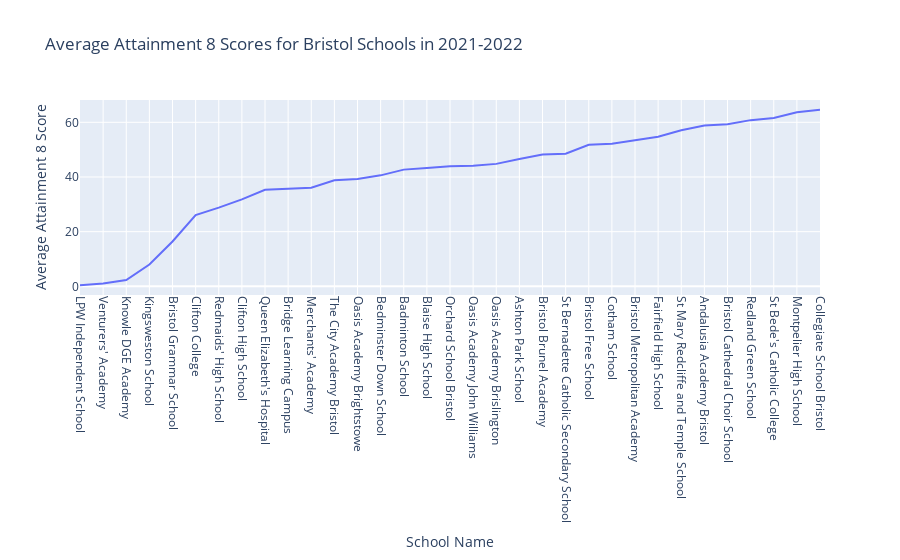

This figure's notebook cell:
### Markdown cell above
Line Chart: Average Attainment 8 Scores for Bristol Schools (2021-2022)

### Code cell
bristolLineChartData = (bristol_df
    .query("Year == '2022' and ATT8SCR not in ['SUPP', 'NE']")
    .assign(ATT8SCR=lambda df: pd.to_numeric(df['ATT8SCR'], errors='coerce'))
    .groupby('SchName', as_index=False)
    .agg(average_ATT8SCR=('ATT8SCR', 'mean'))
)
bristolLineChartData = bristolLineChartData.sort_values('average_ATT8SCR')
bristolLineChartData['SchName'] = pd.Categorical(bristolLineChartData['SchName'], 
                                                 categories=bristolLineChartData['SchName'], 
                                                 ordered=True)
plt.figure(figsize=(12, 8))
sns.lineplot(x='SchName', y='average_ATT8SCR', data=bristolLineChartData, marker='o', color='blue')
plt.xticks(rotation=90, fontsize=8)
plt.title("Average Attainment 8 Scores for Bristol Schools in 2021-2022", fontsize=14)
plt.xlabel("School Name")
plt.ylabel("Average Attainment 8 Score")
plt.show()

bristolLineChart = px.line(
    bristolLineChartData,
    x='SchName',
    y='average_ATT8SCR',
    title="Average Attainment 8 Scores for Bristol Schools in 2021-2022",
    labels={"SchName": "School Name", "average_ATT8SCR": "Average Attainment 8 Score"},
    category_orders={'SchName': bristolLineChartData.sort_values('average_ATT8SCR')['SchName'].tolist()}
)

bristolLineChart.update_layout(xaxis=dict(tickangle=90))
bristolLineChart.show()

### Figure 1 — Plotly figure (JSON) as saved in the notebook; plotly's stock layout.template omitted (floating-point values rounded to 4 significant figures)
{"data": [{"hovertemplate": "School Name=%{x}<br>Average Attainment 8 Score=%{y}<extra></extra>", "legendgroup": "", "line": {"color": "#636efa", "dash": "solid"}, "marker": {"symbol": "circle"}, "mode": "lines", "name": "", "orientation": "v", "showlegend": false, "type": "scatter", "x": ["LPW Independent School", "Venturers' Academy", "Knowle DGE Academy", "Kingsweston School", "Bristol Grammar School", "Clifton College", "Redmaids' High School", "Clifton High School", "Queen Elizabeth's Hospital", "Bridge Learning Campus", "Merchants' Academy", "The City Academy Bristol", "Oasis Academy Brightstowe", "Bedminster Down School", "Badminton School", "Blaise High School", "Orchard School Bristol", "Oasis Academy John Williams", "Oasis Academy Brislington", "Ashton Park School", "Bristol Brunel Academy", "St Bernadette Catholic Secondary School", "Bristol Free School", "Cotham School", "Bristol Metropolitan Academy", "Fairfield High School", "St Mary Redcliffe and Temple School", "Andalusia Academy Bristol", "Bristol Cathedral Choir School", "Redland Green School", "St Bede's Catholic College", "Montpelier High School", "Collegiate School Bristol"], "xaxis": "x", "y": [0.4, 1, 2.3, 8, 16.4, 26.1, 28.8, 31.8, 35.3, 35.8, 36.1, 38.8, 39.3, 40.6, 42.7, 43.3, 43.9, 44.1, 44.8, 46.6, 48.2, 48.5, 51.8, 52.2, 53.5, 54.7, 57.1, 58.8, 59.3, 60.8, 61.6, 63.7, 64.6], "yaxis": "y"}], "layout": {"legend": {"tracegroupgap": 0}, "title": {"text": "Average Attainment 8 Scores for Bristol Schools in 2021-2022"}, "xaxis": {"anchor": "y", "categoryarray": ["LPW Independent School", "Venturers' Academy", "Knowle DGE Academy", "Kingsweston School", "Bristol Grammar School", "Clifton College", "Redmaids' High School", "Clifton High School", "Queen Elizabeth's Hospital", "Bridge Learning Campus", "Merchants' Academy", "The City Academy Bristol", "Oasis Academy Brightstowe", "Bedminster Down School", "Badminton School", "Blaise High School", "Orchard School Bristol", "Oasis Academy John Williams", "Oasis Academy Brislington", "Ashton Park School", "Bristol Brunel Academy", "St Bernadette Catholic Secondary School", "Bristol Free School", "Cotham School", "Bristol Metropolitan Academy", "Fairfield High School", "St Mary Redcliffe and Temple School", "Andalusia Academy Bristol", "Bristol Cathedral Choir School", "Redland Green School", "St Bede's Catholic College", "Montpelier High School", "Collegiate School Bristol"], "categoryorder": "array", "domain": [0, 1], "tickangle": 90, "title": {"text": "School Name"}}, "yaxis": {"anchor": "x", "domain": [0, 1], "title": {"text": "Average Attainment 8 Score"}}}}
